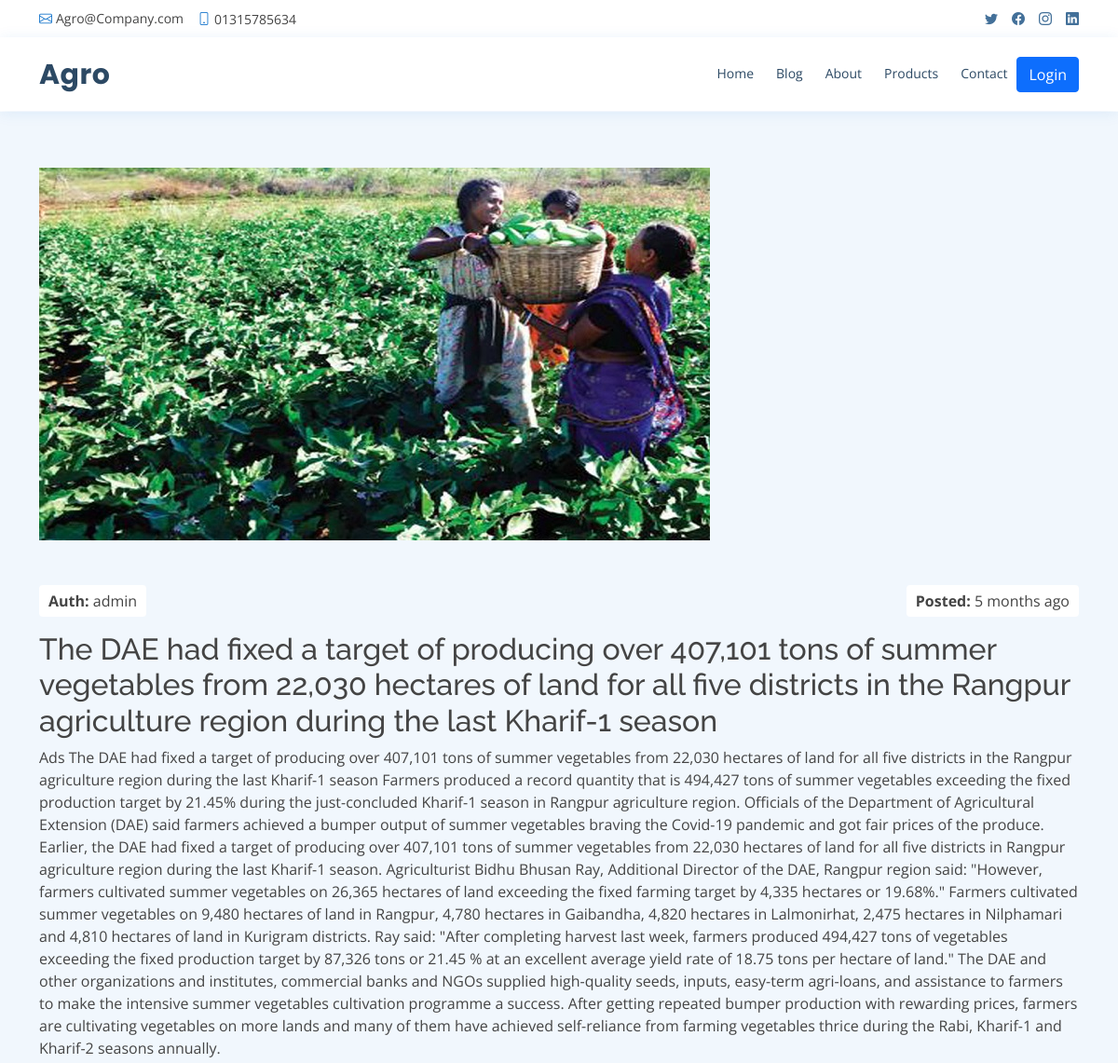
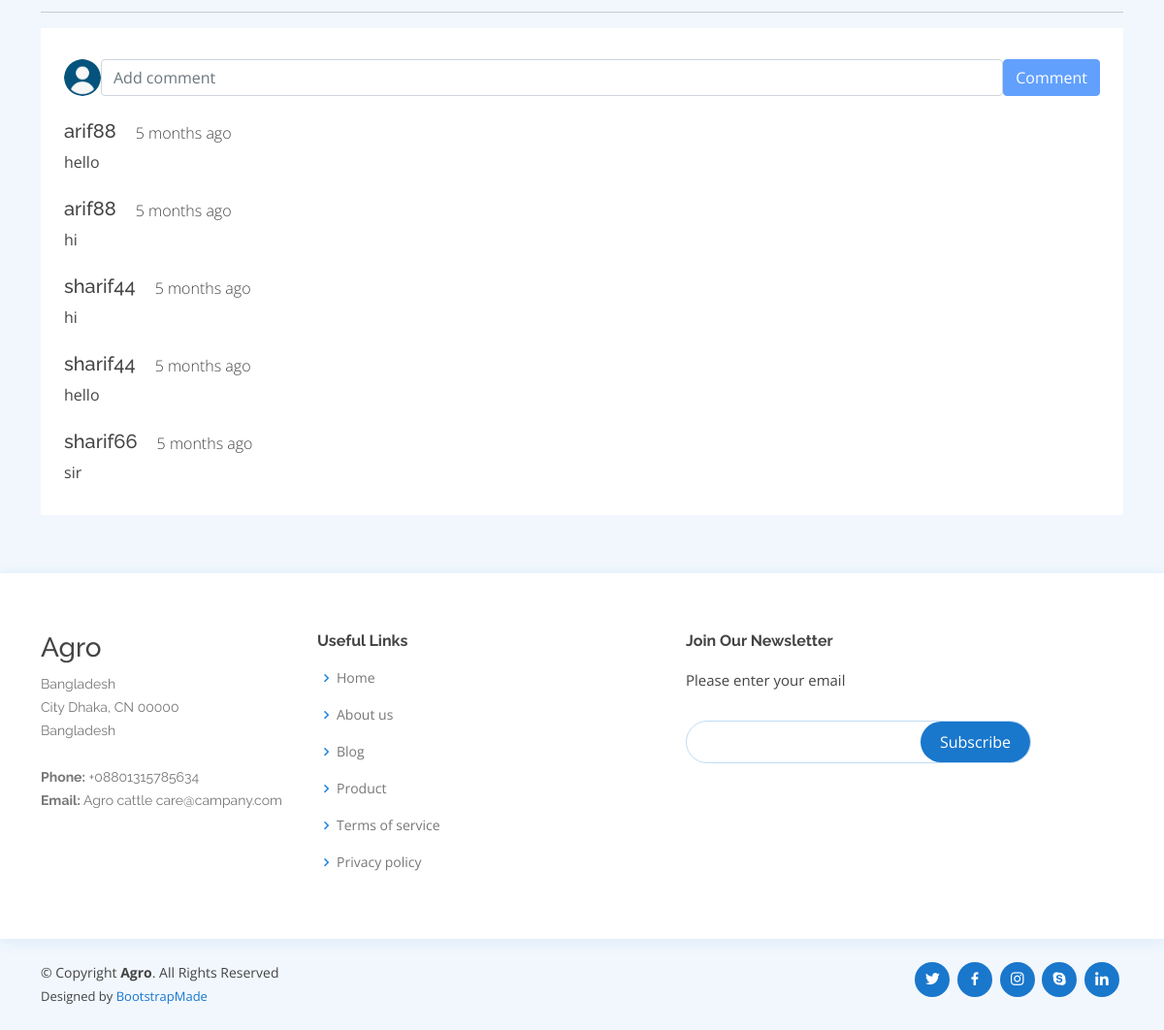
Screenshot of /blog-details/5/ with the database file from the repository (2 pictures, top to bottom).
### blog/models.py (models this page shows, shortened)
class Blog(models.Model):
    title = models.CharField(max_length=255)
    details = models.TextField()
    image = models.ImageField(upload_to='blog', default='720x400.png')
    author = models.ForeignKey(
        User, related_name='blog', on_delete=models.CASCADE)
    created_at = models.DateTimeField(auto_now_add=True)

class Comments(models.Model):
    blog = models.ForeignKey(Blog, related_name='blog',
                             on_delete=models.CASCADE)
    comment = models.TextField()
    commenter = models.ForeignKey(
        User, related_name='commenter', on_delete=models.CASCADE)
    created_at = models.DateTimeField(auto_now_add=True)

### account/models.py (models this page shows)
class User(AbstractUser):
    FARMAR = 'FARMAR'
    AGRICULTURERIST = 'AGRICULTURERIST'
    VATONARIS = 'VATONARIS'
    USER_TYPE = [
        (FARMAR, 'FARMAR'),
        (AGRICULTURERIST, 'AGRICULTURERIST'),
        (VATONARIS, 'VATONARIS'),
    ]
    user_type = models.CharField(
        choices=USER_TYPE, default=FARMAR, max_length=50)
    image = models.ImageField(default="default.png")
    about = models.TextField(null=True, blank=True)

### blog/views.py (the view)
# urls.py: path('blog-details/<pk>/', BlogDetailsView.as_view(), name='blog-details'),
class BlogDetailsView(DetailView):
    model = Blog
    def get_context_data(self, **kwargs):
        context = super().get_context_data(**kwargs)
        context['blogs'] = Blog.objects.all()
        context['comments'] = Comments.objects.filter(
            blog_id=self.kwargs['pk'])
        print(self.kwargs['pk'])
        return context

### templates/blog/blog_detail.html (shortened to what this page needs)
{% extends "base.html" %}
{% block content %}
{% load humanize %}
<section id="team" class="team section-bg">
    <div class="container aos-init aos-animate" data-aos="fade-up">
        <div class="blog details">
            <img class="img-fluid" src="{{ blog.image.url }}" alt="blog">
            <div class="pt-5 ">
                <div class="d-flex justify-content-between">
                    <p class=" bg-white rounded" style="padding: 5px 10px; font-weight: bold;">Auth: <span
                            style="font-weight: lighter;">{{blog.author}}</span>
                    </p>
                    <p class="float-right bg-white text-gray-700 rounded" style="padding: 5px 10px; font-weight: bold;">
                        Posted:
                        <span style="font-weight: lighter;">
                            {{ blog.created_at|naturaltime }}
                        </span>
                    </p>
                </div>
                <h2>{{blog.title}}</h2>
                <p class="leading-relaxed mb-3">{{blog.details}}</p>
                <hr>
            </div>
            <div class="d-flex flex-column col-md-12">
                <div class="coment-bottom bg-white p-2 px-4">
                    <form action="{% url 'comment_post' %}" method="post">
                        <div class="d-flex flex-row add-comment-section mt-4 mb-4">
                            <img class="img-fluid img-responsive rounded-circle mr-2" src="/media/default.png"
                                width="38">
                            <input type="text" name="comment" class="form-control mr-3" placeholder="Add comment">
                            {% if request.user.is_authenticated %}
                            <button class="btn btn-primary" type="submit">Comment</button>
                            {% else %}
                            <button class="btn btn-primary" title="Please login before comment" disabled
                                type="button">Comment</button>
                            {% endif %}
                        </div>
                    </form>
                    <div class="commented-section mt-2">
                        {% for comment in comments %}
                        <div class="d-flex flex-row align-items-center commented-user">
                            <h5 class="mr-4">{{comment.commenter}} </h5><span class="mb-1 ml-4 "
                                style="font-weight: lighter;margin-left: 20px;">
                                {{ comment.created_at|naturaltime }}
                            </span>
                        </div>
                        <div class="comment-text-sm mb-4"><span>{{comment.comment}}</span>
                        </div>
                        {% endfor %}
                    </div>
                </div>
            </div>
        </div>
    </div>
</section>
{% endblock content %}

### static/assets/css/style.css (style rules this page uses)
body { font-family: "Open Sans", sans-serif; color: #444444; }
h1, h2, h3, h4, h5, h6 { font-family: "Raleway", sans-serif; }
section { padding: 60px 0; overflow: hidden; }
.section-bg { background-color: #f1f7fd; }

### rows the page displays
Blog: image (picture), author "admin", created_at "5 months ago", title "The DAE had fixed a target of producing over 407,101 tons of summer vegetables from 22,030 hectares of land for all five districts in the Rangpur agriculture region during the last Kharif-1 season", details "Ads The DAE had fixed a target of producing over 407,101 tons of summer vegetables from 22,030 hectares of land for all five districts in the Rangpur agriculture region during the last Kharif-1 season Farmers produced a record quantity that is 494,427 tons of summer vegetables exceeding the fixed production target by 21.45% during the just-concluded Kharif-1 season in Rangpur agriculture region. Officials of the Department of Agricultural Extension (DAE) said farmers achieved a bumper output of summer vegetables braving the Covid-19 pandemic and got fair prices of the produce. Earlier, the DAE had fixed a target of producing over 407,101 tons of summer vegetables from 22,030 hectares of…"
Comments: commenter "arif88", created_at "5 months ago", comment "hello"
Comments: commenter "arif88", created_at "5 months ago", comment "hi"
Comments: commenter "sharif44", created_at "5 months ago", comment "hi"
Comments: commenter "sharif44", created_at "5 months ago", comment "hello"
Comments: commenter "sharif66", created_at "5 months ago", comment "sir"
